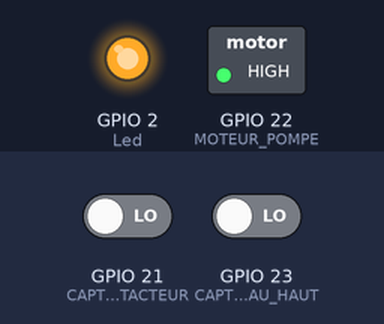
This sketch was run on a simulated ESP32. Shown: switched loads named in the sketch (green lamp = pin HIGH), output pins drawn as LEDs (lit = HIGH). Dashed ring = blinking. The inputs (shaded band) are chosen by the test bench; at power-on: GPIO 23 (CAPTEUR_NIVEAU_HAUT) LOW, GPIO 21 (CAPTEUR_CONTACTEUR) LOW. EEPROM starts erased; what the sketch prints to the serial monitor is not drawn.

Above: at 1.2 s.
1.3 s: GPIO 23 (CAPTEUR_NIVEAU_HAUT) driven HIGH
At 1.46 s:
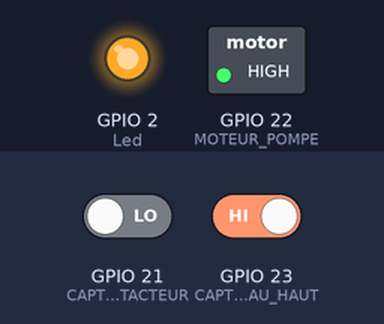
4.3 s: GPIO 21 (CAPTEUR_CONTACTEUR) driven HIGH
At 6.7 s:
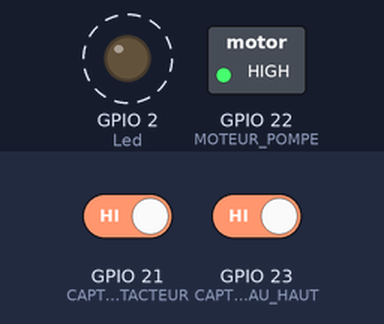
9.5 s: GPIO 21 (CAPTEUR_CONTACTEUR) driven LOW
At 9.78 s:
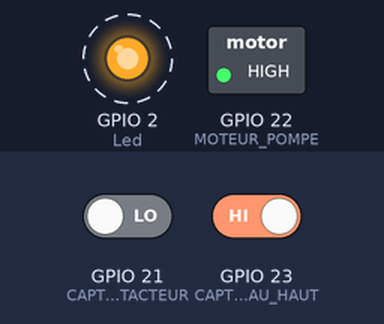
Timing chart, 0 to 16.5 s (numbered marks = the images above; inputs shaded):
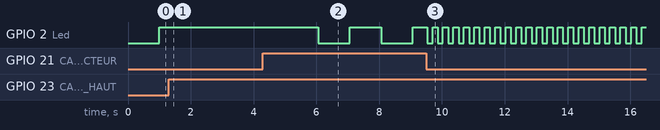

The sketch:

pompe_factorisation_salon_56.ino
```cpp
#include "config.h"
#include "pompe.h"
#include "capteurs.h"
#include "securite.h"
//#include <Arduino.h>
#include <Preferences.h>
#include <esp_task_wdt.h>
#include "web_server.h"
//#define TEST   // laisser pour les test sur planche a pain
#undef TEST  // a activer pour la  production

#include <WiFi.h>
#include <DNSServer.h>
#include <ESPAsyncWebServer.h>
// initialisation serveur AP
String contenuTableau;
DNSServer dnsServer;
AsyncWebServer server(80);  // Déclaration du serveur sur le port 80

//instance pour sauvegarder les données
Preferences prefsPompe;
Preferences prefsnewTime1;  // pour stocker le temps de focntionnement de la pompe
unsigned long dernierDemarrageRecupere = 0;
// Prototype de la fonction chargerTableau()
void chargerTableau();
void setup() {
  Serial.begin(115200);
  Serial.println("\n[*] Creating AP");
  WiFi.mode(WIFI_AP);
  WiFi.softAP(ssid, password, 13);  // Utilisation du canal 10
  Serial.print("[+] AP Created with IP Gateway ");
  Serial.println(WiFi.softAPIP());
  //resistance de tirage pour les entrée :
  pinMode(CAPTEUR_NIVEAU_HAUT, INPUT_PULLDOWN);
  pinMode(RELAIS_SECURITE, INPUT_PULLDOWN);
  pinMode(CAPTEUR_CONTACTEUR, INPUT_PULLDOWN);
  pinMode(MOTEUR_POMPE, OUTPUT);
  digitalWrite(MOTEUR_POMPE, HIGH);
  // Configure le DNS local avec le serveur AP
  //**** affiche le tableau des dernier demarrages
  // Configure le DNS local avec le serveur AP
  dnsServer.start(53, apHostname, WiFi.softAPIP());

  //pour enregistrer les donnés
  prefsPompe.begin("pompe", false);  // Nom de namespace "pompe"
  // initialisation des preference pour le temps de fonctionnement
  prefsnewTime1.begin("newTime1", false);

  //configuration watchdog
  esp_task_wdt_init(WDT_TIMEOUT, true);  //enable panic so ESP32 restarts
  esp_task_wdt_add(NULL);                //add current thread to WDT watch

  chargerTableau();  //charger les données sauvegardé au demarrage
  Serial.print("⬅️ Chargement de indice_tableau après reboot : ");
  Serial.println(indiceDerniereEntreeTempsDepuis);

  // Initialisation des variables
  initialiserVariables();
  initialiserLed();

  // lancement du serveur web
  initWebServer();
  server.begin();
}
void loop() {
  dnsServer.processNextRequest();  //pour permettre au serveur DNS de traiter les requêtes entrantes de manière continue.
  //reveil du watchdog
  esp_task_wdt_reset();
  unsigned long currentMillisled = millis();
  //recuperation de la valeur sauvegardé du temps de fonctionnement moteur
  TEMP_FONCTIONNEMENT_MOTEUR = prefsnewTime1.getULong("timeValue", 0) * 1000;
  capteurs = lireCapteurs();  // Rafraîchir les valeurs avant le test

  //gestion du clignotement de la led sans utiliser delay🌞🌞
  unsigned long intervalActuel = (capteurBloque || relaisDeclenche) ? intervalled / 6 : intervalled;

  if (moteurEnMarche && !capteurBloque || moteurEnMarche && !relaisDeclenche) {
    digitalWrite(Led, HIGH);  // Allumer la LED en continu quand le moteur est en marche et le capteur n'est pas bloqué
  } else {
    if (currentMillisled - previousMillisled >= intervalActuel) {
      previousMillisled = currentMillisled;  // Mise à jour du dernier changement
      ledState = !ledState;                  // Inversion de l'état de la LED
      digitalWrite(Led, ledState);           // Mise à jour de la LED
    }
  }

  // 👿👿si il y a trop de securité on arrete l'esp32, ouais carrement peut etre a modifier vers une jolie page
  if (!verifierSecurite()) {
    return;
  }
  // debug sans utiliser de delay
  if (currentMillisled - previousMillis_print >= interval_print) {
    previousMillis_print = currentMillisled;  // Mise à jour du dernier temps

    // Affichage des informations
    Serial.print("void loop État du capteur de niveau haut : ");
    Serial.println(capteurs.niveauHaut);
    Serial.print("void loop État contacteur : ");
    Serial.println(capteurs.etatContacteur);
    Serial.print("void loop État du relais sécurité : ");
    Serial.println(capteurs.etatRelaisSecurite);
    Serial.print("void loop moteur en marche : ");
    Serial.println(moteurEnMarche);
    Serial.print("etat si le capteur a été bloqué ");
    Serial.println(capteurBloque);
  }
  // Démarrage du moteur de la pompe😍
  if (peutDemarrerPompe(capteurs) && !moteurEnMarche && !capteurBloque) {
    activerPompe();
    moteurEnMarche = true;
    tempsDebut = capteurs.tempsActuel;
    tempsRelaisDeclenche = 0;  // Réinitialise le temps de déclenchement du relais de sécurité
    tempsReel = 0;             // Mise à zéro du temps de fonctionnement réel
    tempsNiveauHautActif = 0;  // Réinitialise le temps où niveauHaut est actif
    relaisDeclenche = false;   // Réinitialise l'état du relais déclenché
    Serial.println("Démarrage du moteur.");
  } else {
    if (moteurEnMarche) {  // verification si le capteur niveau haut ne reste pas bloqué
      if (capteurs.niveauHaut == HIGH) {
        if (debutNiveauHaut == 0) {
          debutNiveauHaut = millis();  // Premier passage en HIGH
        } else if (millis() - debutNiveauHaut >= SEUIL_BLOCAGE) {
          capteurBloque = true;
          Serial.println("⚠️ Capteur niveauHaut bloqué détecté !");
          debutNiveauHaut = 0;  // Reset pour éviter répétition du message
        }
      } else {
        debutNiveauHaut = 0;  // Réinitialiser si le capteur repasse à LOW
      }

      // Gestion sécurité lorsque le moteur fonctionne 😖😖
      if (capteurs.etatRelaisSecurite == HIGH) {
        desactiverPompe();
        moteurEnMarche = false;
        relaisDeclenche = true;
        tempsRelaisDeclenche = capteurs.tempsActuel;  // Enregistre le moment du déclenchement
        // Incrémenter le compteur de sécurité
        securiteDeclenche++;  //incremente le nombre de fois ou cela augmente
        Serial.println("Relais de sécurité déclenché.");
      }
      // Arrêt automatique après un certain temps💓💓
      else if (capteurs.tempsActuel - tempsDebut >= TEMP_FONCTIONNEMENT_MOTEUR) {
        desactiverPompe();
        moteurEnMarche = false;
        Serial.println("Arrêt automatique du moteur après un certain temps");

        // Calcul du temps écoulé depuis le dernier démarrage
        unsigned long tempsEcoule_1 = capteurs.tempsActuel - dernierDemarrage;
        uint32_t jours = tempsEcoule_1 / JOUR;
        uint32_t heures = (tempsEcoule_1 % JOUR) / HEURE;
        uint32_t minutes = ((tempsEcoule_1 % JOUR) % HEURE) / MINUTE;

        // Affichage du temps écoulé
        Serial.print("Dernier démarrage il y a ");
        Serial.print(jours);
        Serial.print("j ");
        Serial.print(heures);
        Serial.print(":");
        if (minutes < 10) {
          Serial.print("0");
        }
        Serial.println(minutes);

        // Sauvegarde des données📥📥
        if (tempsDebut != 0) {
          tempsDepuisDernierDemarrage[indiceDerniereEntreeTempsDepuis] = tempsEcoule_1;
          indiceDerniereEntreeTempsDepuis = (indiceDerniereEntreeTempsDepuis + 1) % MAX_ENTRIES;
          Serial.print("Indice tableau temps depuis dernier démarrage : ");
          Serial.println(indiceDerniereEntreeTempsDepuis);
        }

        // Réinitialisation des variables
        dernierDemarrage = capteurs.tempsActuel;                    // Met à jour le temps du dernier démarrage
        prefsPompe.putULong("dernierDemarrage", dernierDemarrage);  // Sauvegarde le dernier démarrage dans prefs
        sauvegarderTableau();

        // Réinitialiser les compteurs liés au capteur
        tempsNiveauHautActif = 0;
      }
    }
  }

  //calcul du temps reel de fcontionnement pas encore utiliser

  if (tempsDebut != 0) {
    if (capteurs.etatContacteur == HIGH && !contacteurDeclenche) {
      tempsDebutReel = millis();
      contacteurDeclenche = true;
    } else if (capteurs.etatContacteur == LOW && contacteurDeclenche) {
      tempsFinReel = millis();
      //  tempsReel = tempsFinReel - tempsDebutReel;

      tempsReel = (tempsFinReel - tempsDebutReel) / 1000;  // Conversion en secondes

      Serial.print("Temps de fonctionnement réel : ");
      Serial.print(tempsReel);
      Serial.println(" secondes  ");
      miseAJourEffectuee = true;  //valide la mise a jour du tableau
      contacteurDeclenche = false;
    }
  }
}

void sauvegarderDonnees(const char* key, const uint32_t value) {
  prefsPompe.putULong(key, value);
}

uint32_t chargerDonnees(const char* key, uint32_t defaultValue = 0) {
  return prefsPompe.getULong(key, defaultValue);
}

void sauvegarderTableau() {
  for (int i = 0; i < MAX_ENTRIES; i++) {
    sauvegarderDonnees(("temps_" + String(i)).c_str(), tempsDepuisDernierDemarrage[i]);
  }
  sauvegarderDonnees("indice_tableau", indiceDerniereEntreeTempsDepuis);
  sauvegarderDonnees("dernierDemarrage", dernierDemarrage);

  Serial.println("Données du tableau sauvegardées avec succès.");
}

void chargerTableau() {
  for (int i = 0; i < MAX_ENTRIES; i++) {
    tempsDepuisDernierDemarrage[i] = chargerDonnees(("temps_" + String(i)).c_str());
  }
  indiceDerniereEntreeTempsDepuis = chargerDonnees("indice_tableau");
  dernierDemarrage = chargerDonnees("dernierDemarrage");
  Serial.println("Données du tableau chargées avec succès.");
}
```

capteurs.cpp
```cpp
#include "capteurs.h"
#include <Arduino.h>  // Nécessaire pour `digitalRead` et `millis`
#include "config.h"

#define CAPTEUR_CONTACTEUR 21
#define CAPTEUR_NIVEAU_HAUT 23
#define RELAIS_SECURITE 21
DonneesCapteurs capteurs;

DonneesCapteurs lireCapteurs() {
    DonneesCapteurs data;
    data.etatContacteur = digitalRead(CAPTEUR_CONTACTEUR);
    data.niveauHaut = digitalRead(CAPTEUR_NIVEAU_HAUT);
    data.etatRelaisSecurite = digitalRead(RELAIS_SECURITE);
    data.tempsActuel = millis();
    return data;
}
```

capteurs.h
```cpp
#ifndef CAPTEURS_H
#define CAPTEURS_H
#include "config.h"

struct DonneesCapteurs {
    int etatContacteur;
    int niveauHaut;
    int etatRelaisSecurite;
    unsigned long tempsActuel;
};

extern DonneesCapteurs capteurs;

DonneesCapteurs lireCapteurs();

#endif
```

pompe.cpp
```cpp
#include "pompe.h"
#include <Arduino.h>  // Nécessaire pour `digitalWrite`
#include "config.h"
#include "capteurs.h"


void updateLedState() {
  if (moteurEnMarche) {
    digitalWrite(Led, HIGH);  // Allume la LED lorsque le moteur est en marche
  } else {
    digitalWrite(Led, LOW);  // Éteint la LED lorsque le moteur est à l'arrêt
  }
}

void initialiserLed() {
  pinMode(Led, OUTPUT);  // Déplacer ici la configuration de la broche Led
}

void activerPompe() {
  if (!moteurEnMarche) {  // Empêche de redémarrer si déjà en marche
    digitalWrite(MOTEUR_POMPE, LOW);
    // digitalWrite(Led, HIGH);
    Serial.println("commande moteur marche");
    updateLedState();       // Mettre à jour l'état de la LED
    tempsDebut = millis();  // Enregistre le moment du démarrage
  }
}

void desactiverPompe() {
  if (moteurEnMarche) {  // Empêche d'arrêter si déjà à l'arrêt
    digitalWrite(MOTEUR_POMPE, HIGH);
    // digitalWrite(Led, LOW);
    Serial.println("commande moteur arret");
    updateLedState();  // Mettre à jour l'état de la LED
  }
}

bool peutDemarrerPompe(DonneesCapteurs capteursActuels) {
  static unsigned long previousMillisAffichage = 0;  // Temps du dernier affichage
  const unsigned long intervalAffichage = 5000;      // Intervalle d'affichage (4 secondes)
  unsigned long currentMillis = millis();            // Temps actuel

  // Vérifie si l'intervalle d'affichage est écoulé
  if (currentMillis - previousMillisAffichage >= intervalAffichage) {
    previousMillisAffichage = currentMillis;  // Mise à jour du dernier affichage

    // Affichage des conditions de démarrage
    Serial.println("Vérification des conditions de démarrage...");
    Serial.print("État du niveau Haut : ");
    Serial.println(capteursActuels.niveauHaut);

    if (capteursActuels.niveauHaut == HIGH) {
      Serial.println("Condition remplie : niveauHaut est haut.");
    } else {
      Serial.println("Condition non remplie : niveauHaut est bas.");
    }

    if (capteursActuels.etatContacteur != LOW) {
      Serial.println("Condition non remplie : contacteur pas en position.");
    }

    if (capteursActuels.etatRelaisSecurite != LOW) {
      Serial.println("Condition non remplie : relais sécurité actif.");
    }
  }
  //ajoute un delai avant redeclecnhement de la pompe
  if (relaisDeclenche && (currentMillis - tempsRelaisDeclenche < DELAI_ATTENTE_REDEMARRAGE)) {
    // Calcul du temps restant avant le redémarrage autorisé
    unsigned long tempsRestant = (DELAI_ATTENTE_REDEMARRAGE - (currentMillis - tempsRelaisDeclenche)) / 1000;
    Serial.print("Redémarrage impossible : attente après déclenchement du relais. ");
    Serial.print(tempsRestant);
    Serial.println(" secondes restantes.");
    return false;  // Empêcher le démarrage pendant le délai
    // Vérification logique des conditions
  }
  if (capteursActuels.niveauHaut == HIGH && capteursActuels.etatContacteur == LOW && capteursActuels.etatRelaisSecurite == LOW) {
    if (currentMillis - previousMillisAffichage >= intervalAffichage) {
      Serial.println("Toutes les conditions sont remplies, démarrage possible !");
    }
    return true;
  } else {
    return false;
  }
}
```

pompe.h
```cpp
#ifndef POMPE_H
#define POMPE_H

#include <Arduino.h>  // Ajout de l'API Arduino
#include "config.h"
#include "capteurs.h"

void activerPompe();
void desactiverPompe();
void initialiserLed();
bool peutDemarrerPompe(DonneesCapteurs capteursActuels);  // Déclaration seulement


#endif
```

securite.cpp
```cpp
#include "securite.h"
#include <Arduino.h>  // Nécessaire pour Serial
#include "config.h"
#include "capteurs.h"
// Variables supplémentaires pour le capteur bloqué
unsigned long tempsNiveauHautActif = 0; // Temps cumulé où niveauHaut est actif
           // Indicateur si le capteur est bloqué

bool verifierSecurite() {
    if (securiteDeclenche >= MAX_SECURITE) {
        continuerProgramme = false;
        Serial.println("Arrêt total en raison de trop de déclenchements consécutifs de la sécurité.");
        return false;
    }
    return true;
}
```

securite.h
```cpp
#ifndef SECURITE_H
#define SECURITE_H

#include "config.h"

extern bool continuerProgramme;
extern int securiteDeclenche;

// Variables supplémentaires
extern unsigned long tempsNiveauHautActif; // Temps cumulé où niveauHaut est actif


bool verifierSecurite();


#endif
```

web_alarm.cpp
```cpp
#include "web_alarm.h"
#include "config.h"  // Pour accéder à relaisDeclenche
#include <ESPAsyncWebServer.h>

void initWebAlarm() {
    // Route pour afficher la page d'alerte
    server.on("/", HTTP_GET, [](AsyncWebServerRequest* request) {
        char html[2000];
        snprintf(html, sizeof(html),
            "<!DOCTYPE html><html><head>"
            "<meta charset='UTF-8'>"
            "<meta name='viewport' content='width=device-width, initial-scale=1.0'>"
            "<title>Alerte - Problème détecté</title>"
            "<style>"
            "body { font-family: Arial, sans-serif; background-color: #f4f4f4; text-align: center; padding: 20px; }"
            "h1 { color: #d9534f; }"
            "button { width: 100%%; padding: 15px; font-size: 18px; color: white; border: none; border-radius: 5px; cursor: pointer; margin: 10px 0; }"
            ".btn-retour { background-color: #0070ff; }"
            ".btn-reset { background-color: #FF8C00; }"  // Bouton pour réinitialiser relaisDeclenche
            "</style>"
            "</head><body>"
            "<h1>⚠️ Alerte - le rotor est bloqué</h1>"
            "<p>Un problème est survenu. Le relais de controle de courant à detecté une anomalie veuillez verifer la pompe. En particulier si il n'y a pas un corps etranger qui bloque le rotor</p>"
            "<button class='btn-retour' onclick='window.location.href=\"/\"'>Retour à la page principale</button>"
            "<button class='btn-reset' onclick='resetRelais()'>Réinitialiser le relais de securité</button>"  // Nouveau bouton
            "<script>"
            "function resetRelais() {"
            "    fetch('/reset-relais')"  // Envoyer une requête pour réinitialiser relaisDeclenche
            "        .then(response => response.text())"
            "        .then(data => {"
            "            alert(data);"  // Afficher un message de confirmation
            "            window.location.href = '/';"  // Recharger la page
            "        });"
            "}"
            "</script>"
            "</body></html>"
        );
        request->send(200, "text/html", html);
    });

    // Route pour réinitialiser relaisDeclenche
    server.on("/reset-relais", HTTP_GET, [](AsyncWebServerRequest* request) {
        relaisDeclenche = false;  // Réinitialiser relaisDeclenche
        request->send(200, "text/plain", "Relais réinitialisé avec succès !");
    });
}
```

web_alarm.h
```cpp
#ifndef WEB_ALARM_H
#define WEB_ALARM_H

#include <ESPAsyncWebServer.h>
extern AsyncWebServer server;
void initWebAlarm();

#endif
```

web_server.h
```cpp
#ifndef WEB_SERVER_H
#define WEB_SERVER_H

#include <ESPAsyncWebServer.h>

// Déclaration externe de la variable server
extern AsyncWebServer server;

// Déclaration de la fonction initWebServer()
void initWebServer();
void initWebDefault();
void initWebAlarm();


#endif // WEB_SERVER_H
```

Source omitted: web_server.cpp (19616 bytes), config.cpp (1694 bytes), config.h (2701 bytes)

Measured:
- after the input at 1.3 s, GPIO 2 (Led): stays HIGH (without the input it goes to LOW after 0.70 s)
- after the input at 4.3 s, GPIO 2 (Led): alternates HIGH for 1.0 s and LOW for 1.0 s, starting after 1.8 s
- after the input at 9.5 s, GPIO 2 (Led): alternates HIGH for 0.17 s and LOW for 0.17 s, starting at once
